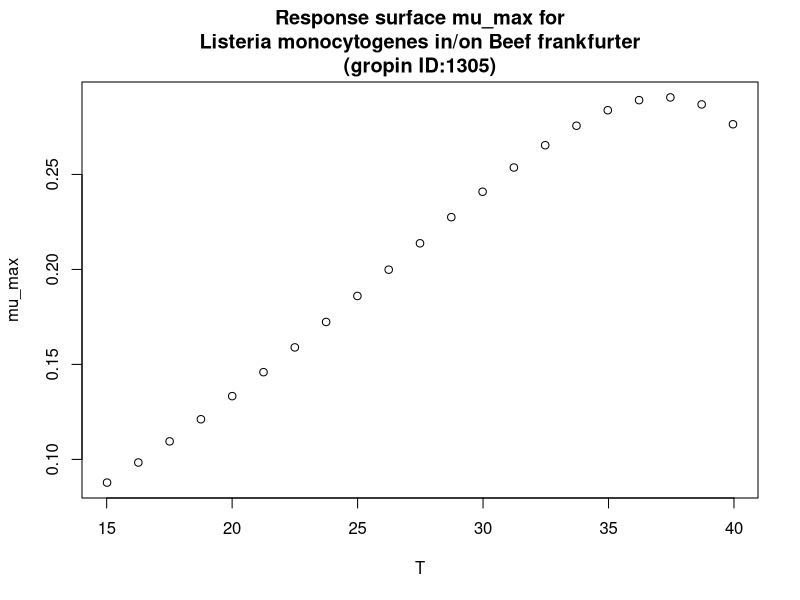

The R script that drew this image:
#############################
# start of Parameter script
#############################
T <- seq(15.015,39.96003996004,length.out=21)
#############################
# end of Parameter script
#############################
############################# 
# start of Model script Gropin ID 1305 
#############################
 
# constant coefficients for this model
 
variables <- data.frame(T)
argumentsPar <- expand.grid(variables)
 
# heart of the model
response_surface <- function(T) {
   mumax <-0.000199*((T+6.05)^2)*(1-exp(0.163*(T-46.51)))

return(mumax=mumax)
} 

# output parameters
mumax <- cbind(argumentsPar,response_surface(argumentsPar['T']))
colnames(mumax) <- c(colnames(argumentsPar),'mumax')
#############################
# End of Model script
#############################
############################# 
# start of Visualisation script Gropin ID 1305 
#############################
plot(T,mumax$mumax,
                          xlab='T',
                          ylab='mu_max',main='Response surface mu_max for
Listeria monocytogenes in/on Beef frankfurter
(gropin ID:1305)')
#############################
# End of Visualisation script
#############################
